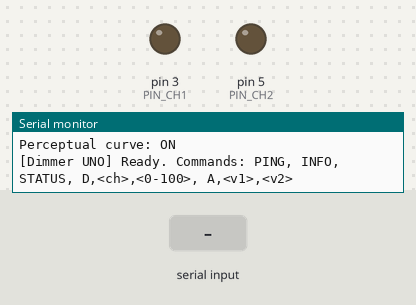
This sketch was run on a simulated Arduino Uno, built with avr-gcc and run on an emulated ATmega328P. Parts: output pins drawn as LEDs (lit = HIGH), the last lines printed to the serial monitor. Inputs (shaded band) come from the test bench.

Above: at 1.2 s.
1.3 s: "A,90,45\n" received over Serial
At 1.7 s:
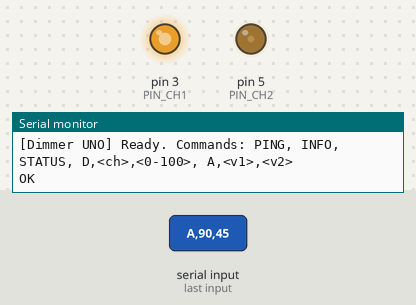
2.8 s: "90,45\n" received over Serial
4.3 s: "D,90,45\n" received over Serial
Timing chart, 0 to 7.3 s (numbered marks = the images above; inputs shaded):
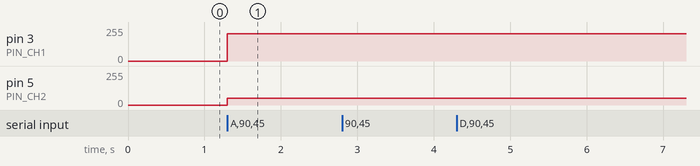

Measured:
- after the input at 1.3 s, pin 3 (PIN_CH1): 0/255 → 206/255 at once; pin 5 (PIN_CH2): 0/255 → 51/255 at once

The sketch:

dimmerEsp.ino
```cpp
// UNO + RBDDimmer (2 channels) with tiny update stagger
// Commands (newline-terminated):
//   PING
//   INFO
//   STATUS
//   D,<ch>,<0-100>
//   A,<v1>,<v2>            // extendable if you add more channels

#include <RBDdimmer.h>   // Library Manager: "RBDDimmer"

// ------------ Pins ------------
#define PIN_ZC   2       // INT0 - required by many examples
#define PIN_CH1  3
#define PIN_CH2  5
// If you add more channels, pick any digital pins for the triac gates.

// ------------ Config ------------
#define USE_PERCEPTUAL_CURVE  1      // 1=on (nicer low end)
#define STAGGER_US            300    // microseconds between channel updates (0 to disable)

// ------------ Objects ------------
dimmerLamp dim1(PIN_CH1, PIN_ZC);
dimmerLamp dim2(PIN_CH2, PIN_ZC);
static const uint8_t N_CH = 2;

// Current targets (0..100)
uint8_t levels[2] = {0, 0};

// Helpers
static inline uint8_t clamp01(int v){ return (v<0)?0:((v>100)?100:v); }

// Simple perceptual mapping (human brightness)
// linear -> square; tweak if you prefer another curve
static inline uint8_t perceptual(uint8_t pct){
  #if USE_PERCEPTUAL_CURVE
    float p = pct / 100.0f;
    p = p * p;                    // gamma ~2
    int out = (int)(p * 100.0f + 0.5f);
    if (out < 0) out = 0;
    if (out > 100) out = 100;
    return (uint8_t)out;
  #else
    return pct;
  #endif
}

void apply_levels(){
  // Apply with a tiny stagger to avoid simultaneous gate pulses on some boards.
  // NOTE: RBDDimmer schedules firing off the ZC ISR internally, this just spaces out *updates*.
  uint8_t p0 = perceptual(levels[0]);
  dim1.setPower(p0);
  if (STAGGER_US > 0) delayMicroseconds(STAGGER_US);

  uint8_t p1 = perceptual(levels[1]);
  dim2.setPower(p1);
  // If you add more channels, continue the pattern with small delays between setPower calls.
}

void print_info(){
  Serial.println(F("UNO + RBDDimmer"));
  Serial.print(F("ZC pin: ")); Serial.println(PIN_ZC);
  Serial.print(F("CH pins: ")); Serial.print(PIN_CH1); Serial.print(F(", ")); Serial.println(PIN_CH2);
  Serial.print(F("Stagger (us): ")); Serial.println(STAGGER_US);
  Serial.print(F("Perceptual curve: ")); Serial.println(USE_PERCEPTUAL_CURVE ? F("ON") : F("OFF"));
}

void setup(){
  Serial.begin(115200);
  while(!Serial){;}
  delay(50);
  Serial.println(F("\n[Dimmer UNO] Starting"));

  dim1.begin(NORMAL_MODE, ON);
  dim2.begin(NORMAL_MODE, ON);

  // Optional: ensure both start at 0
  levels[0] = 0; levels[1] = 0;
  apply_levels();

  print_info();
  Serial.println(F("[Dimmer UNO] Ready. Commands: PING, INFO, STATUS, D,<ch>,<0-100>, A,<v1>,<v2>"));
}

void loop(){
  // --- Serial parsing ---
  if (Serial.available()){
    String line = Serial.readStringUntil('\n'); line.trim();
    if (!line.length()) return;

    if (line.equalsIgnoreCase(F("PING"))){
      Serial.println(F("PONG"));
    }
    else if (line.equalsIgnoreCase(F("INFO"))){
      print_info();
    }
    else if (line.equalsIgnoreCase(F("STATUS"))){
      Serial.print(F("CH1=")); Serial.print(levels[0]); Serial.print(F("% "));
      Serial.print(F("CH2=")); Serial.print(levels[1]); Serial.println(F("%"));
    }
    else if (line.startsWith(F("D,"))){
      int ch, lvl;
      if (sscanf(line.c_str(), "D,%d,%d", &ch, &lvl) == 2 && ch >= 1 && ch <= N_CH){
        uint8_t v = clamp01(lvl);
        levels[ch-1] = v;
        apply_levels();
        Serial.print(F("OK CH")); Serial.print(ch); Serial.print('='); Serial.print((int)v); Serial.println('%');
      } else {
        Serial.println(F("ERR D syntax. Use: D,<ch 1..2>,<0..100>"));
      }
    }
    else if (line.startsWith(F("A,"))){
      int v0, v1;
      if (sscanf(line.c_str(), "A,%d,%d", &v0, &v1) == 2){
        levels[0] = clamp01(v0);
        levels[1] = clamp01(v1);
        apply_levels();
        Serial.println(F("OK"));
      } else {
        Serial.println(F("ERR A syntax. Use: A,<v1>,<v2>"));
      }
    }
    else {
      Serial.println(F("ERR Unknown cmd"));
    }
  }

  // Nothing else needed; timing handled inside RBDDimmer.
}
```
